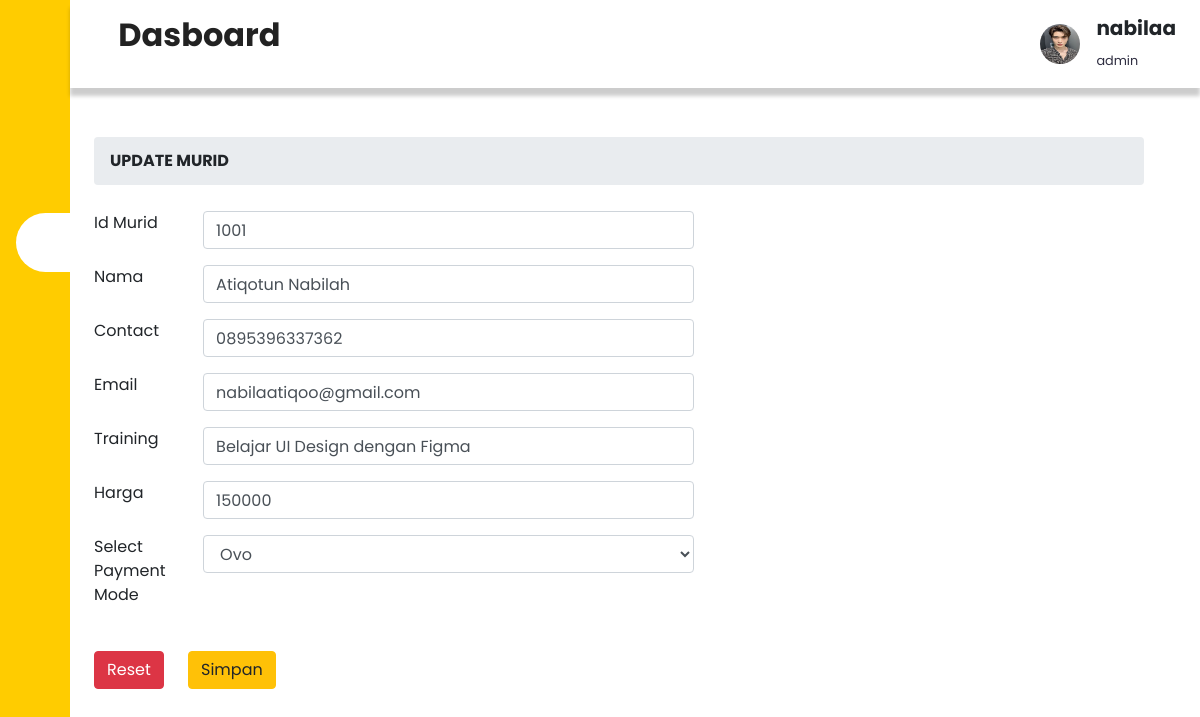
Page /updatemurid.php?id_murid=1001 (signed in) on the committed database.
### tables this page shows
CREATE TABLE `daftar_murid` (
  `id_murid` int(11) NOT NULL,
  `name` varchar(100) NOT NULL,
  `contact` varchar(100) NOT NULL,
  `email` varchar(100) NOT NULL,
  `judul` varchar(100) NOT NULL,
  `course_id` int(100) NOT NULL,
  `nama_tutor` varchar(100) NOT NULL,
  `tutor_id` int(50) NOT NULL,
  `tanggal` varchar(100) NOT NULL,
  `tanggal_end` varchar(100) NOT NULL,
  `harga` varchar(100) NOT NULL,
  `metodepay` varchar(100) NOT NULL
);

### updatemurid.php (the view, shortened to what this page needs)
<?php
    include "koneksi.php";
?>
<?php
if (isset($_SESSION['id_user']) && isset($_SESSION['username'])) {
 ?>
<!DOCTYPE html>
<html lang="en">
<head>
	<link rel="stylesheet" href="https://maxst.icons8.com/vue-static/landings/line-awesome/line-awesome/1.3.0/css/line-awesome.min.css">
	<link rel="stylesheet" href="https://stackpath.bootstrapcdn.com/bootstrap/4.5.0/css/bootstrap.min.css">
	<link rel="stylesheet" href="https://maxcdn.bootstrapcdn.com/font-awesome/4.7.0/css/font-awesome.min.css">
	<link rel="stylesheet" type="text/css" href="styletutor.css">
</head>
<body>
    <div class="sidebar">
        <div class="sidebar-brand">
            <h2><span class="lab la-accusoft" style="color: #fff;"></span> <span style="color: #fff; font-size: 25px;"><b>PRITECH</b></span></h2>
        </div>
    <div class="sidebar-menu">
    <ul>
        <li>
            <a href="mainindex.php"><span class="las la-igloo"></span><span>Dasboard</span></a>
        </li>
        <li>
            <a href="account.php"><span class="las la-user-circle"></span><span>Account</span></a>
        </li>
        <li>
            <a href="murid.php" class="active"><span class="las la-clipboard-list"></span><span>Daftar Murid</span></a>
        </li>
        <li>
            <a href="draftutor.php"><span class="las la-users"></span><span>Tutor</span></a>
        </li>
        <li>
            <a href="kursus.php"><span class="las la-user"></span><span>Course</span></a>
        </li>
        <li>
            <a href="logout.php"><span class="las la-user"></span><span>Logout</span></a>
        </li>
    </ul>
    </div>
    </div>
<div class="main-content">
        <header>
            <h2>
            <label for="nav-toggle">
            <span class="las la-bars"></span>
            </label> <span style="font-size: 28;"><b>Dasboard</b></span>
            </h2>
            <div class="user-wrapper">
                <img src="assets/images/jaehyun.jpg" width="40px" height="40px" alt="">
                <div>
                <h5><b><?php echo $_SESSION['username'];?></b></h5>
                <small>admin</small>
                </div>
            </div>
        </header>
  <main>
  <div class="content-wrapper" style="margin-left: 0;">
    <section class="content-header">
      <ol class="breadcrumb">
        <li class="active"><b>UPDATE MURID</b></li>
      </ol>
    </section>
    <section class="content">
      <div class="row">
        <div class="col-md-12">
          <div class="box box-primary">
    <?php
    if(isset($_GET['id_murid'])){
      $id_murid = $_GET['id_murid'];
      $select = mysqli_query($koneksi, "SELECT * FROM daftar_murid WHERE id_murid='$id_murid'") or die(mysqli_error($koneksi));
      if(mysqli_num_rows($select) == 0){
        echo '<div class="alert alert-warning">ID tidak ada dalam database.</div>';
        exit();
      }else{
        $data = mysqli_fetch_assoc($select);
      }
    }
    ?>
            <form role="form" method="post" action="">
              <div class="box-body">
                 <div class="form-group">
                  <label>Id Murid</label>
                  <input type="text" name="id_murid" class="form-control" value="<?php echo $data['id_murid']; ?>"required>
                </div>
                <div class="form-group">
                  <label>Nama</label>
                  <input type="text" name="name" class="form-control" value="<?php echo $data['name']; ?>" required>
                </div>
                <div class="form-group">
                  <label>Contact</label>
                  <input type="text" name="contact" class="form-control" value="<?php echo $data['contact']; ?>" required>
                </div>
                <div class="form-group">
                  <label>Email</label>
                  <input type="email" name="email" class="form-control" value="<?php echo $data['email']; ?>" required>
                </div>
                <div class="form-group">
                  <label>Training</label>
                  <input type="text" name="judul" class="form-control" value="<?php echo $data['judul']; ?>" required>
                </div>
                <div class="form-group">
                  <label>Harga</label>
                  <input type="text" name="harga" class="form-control" value="<?php echo $data['harga']; ?>" required>
                </div>
                <div class="form-group">
                  <label>Select Payment Mode</label>
                  <select type="" name="metodepay" class="form-control" required>
                  <option value="ovo" <?php if($data['metodepay'] == "ovo") { echo "selected";} ?> >Ovo</option>
                  </select>
                </div>
              </div>
              <div class="box-footer">
              	<button type="reset" class="btn btn-danger" title="Reset"> <i class="glyphicon glyphicon-floppy-disk"></i> Reset</button>
                <button type="submit" name="submit" class="btn btn-warning" title="Simpan Data"> <i class="glyphicon glyphicon-floppy-disk"></i> Simpan</button>
              </div>
            </form>
          </div>
        </div>
      </div>
    </section>
  </div>
</main>
</div>
</body>
</html>
<?php
}
?>

### styletutor.css (style rules this page uses)
:root { --main-color:#FFCC00; --color-dark:#2F2E41; --text-grey:#8390A2; }
* { padding: 0; margin: 0; box-sizing: border-box; list-style-type: none; text-decoration: none; font-family: 'Poppins', sans-serif; }
.sidebar { width: 260px; position: fixed; left: 0; top: 0; height: 100%; background: var(--main-color); z-index: 100; transition: width 300ms; }
.sidebar-brand { height: 90px; padding: 1rem 0rem 1rem 2rem; color: var(--color-dark); }
.sidebar-menu { margin-top: 1rem; }
.sidebar-menu li { width: 100%; margin-bottom: 1.7rem; padding-left: 1rem; }
.sidebar-menu a { padding-left: 1rem; display: block; color: #fff; font-size: 1.1rem; }
.sidebar-menu a.active { background: #fff; padding-top: 1rem; padding-bottom: 1rem; color: var(--main-color); border-radius: 30px 0px 0px 30px; }
.sidebar-menu a span:first-child { font-size: 1..5rem; padding-right: 1rem; }
.main-content { transition: margin-left 300ms; margin-left: 260px; }
header { display: flex; z-index:9999; justify-content: space-between; padding: 1rem 1.5rem; background-color: #fff; box-shadow: 0px 8px 4px 0px rgba(0,0,0,0.2); position: fixed; left: 260px; width: calc(100% - 260px); top: 0; transition: left 300ms; }
header h2 { color: #222; }
header label span { font-size: 1.7rem; padding-right: 1rem; }
.user-wrapper { display: flex; align-items: center; }
.user-wrapper img { border-radius: 50%; margin-right: 1rem; }
.user-wrapper small { display: inline-block; color: var(--color-dark); }
main { margin-top: 85px; padding: 2rem 1.5rem; min-height: calc(100vh - 90px); }
.form-group { margin-top: 10px; column-width: 200px; display: flex; width: 600px; grid-gap: 20px; }
@media only screen and (max-width: 1200px) { .sidebar { width: 70px; } }
@media only screen and (max-width: 1200px) { .sidebar .sidebar-brand, .sidebar li { padding-left: 1rem; text-align: center; } }
@media only screen and (max-width: 1200px) { .sidebar li a { padding-left: 0rem; } }
@media only screen and (max-width: 1200px) { .main-content { margin-left: 70px; } }
@media only screen and (max-width: 1200px) { .main-content header { width: calc(100% - 70px); left: 70px; } }

### updatemurid.php (style rules this page uses)
.content-wrapper { margin-left: 280px; margin-top: 20px; margin-bottom: 3rem; width :1050px; }
.form-group label { width: 110px; }
.box-footer button { margin-top: 20px; margin-right: 20px; }

### rows in the picture
daftar_murid: id_murid "1001", name "Atiqotun Nabilah", contact "0895396337362", email "nabilaatiqoo@gmail.com", judul "Belajar UI Design dengan Figma", harga "150000", metodepay "Ovo"

### other values in the picture
$_SESSION['username'] "nabilaa"
